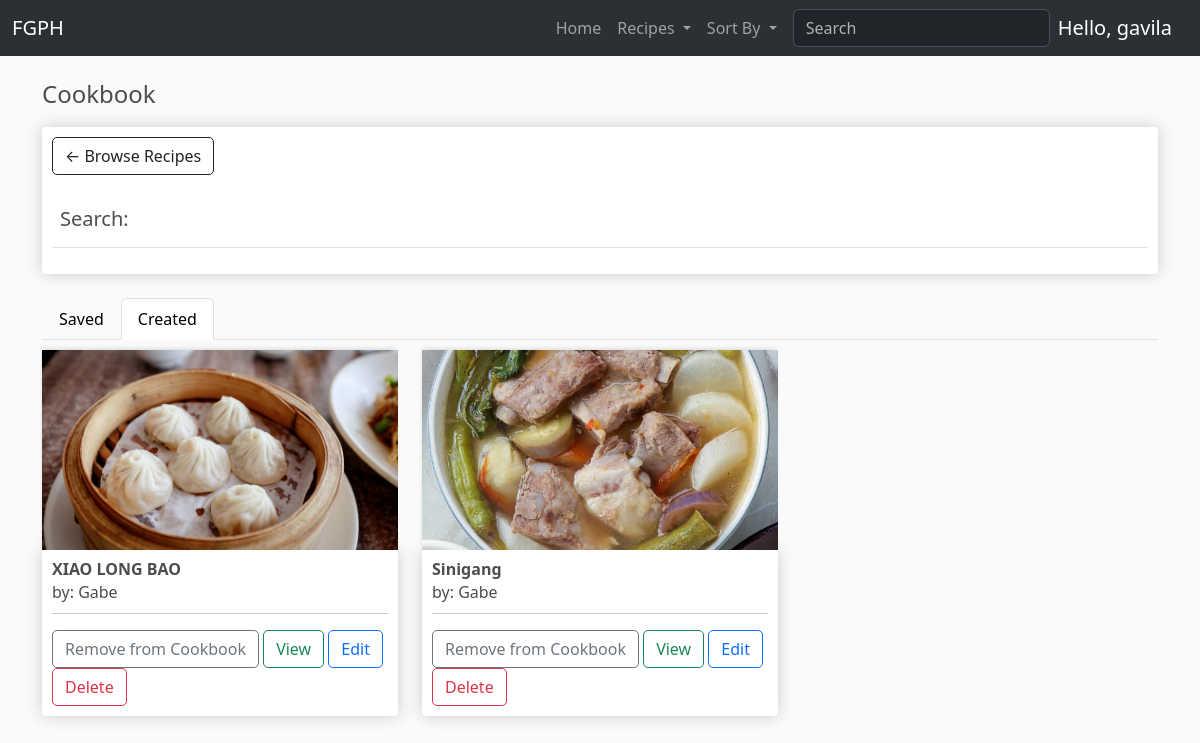
The page /cookbook/ (signed in) on the database as committed earlier.
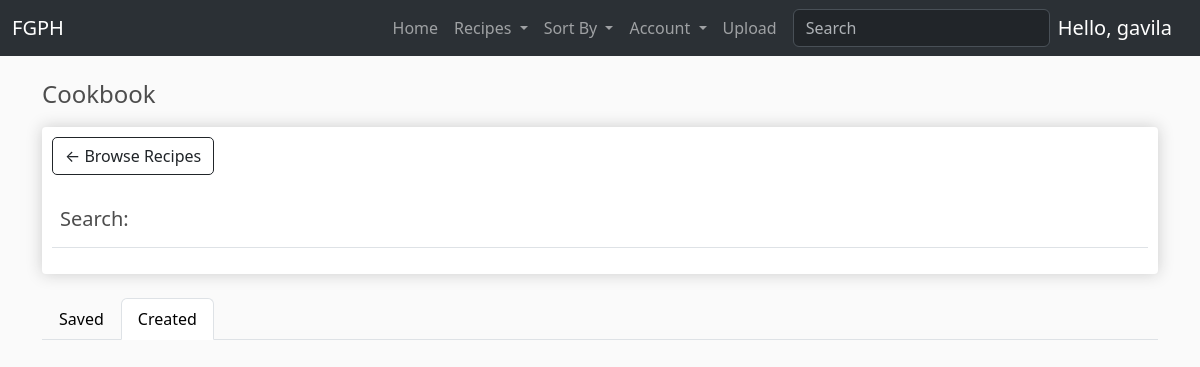
The same page on the database as committed later.
### FGPH/models.py (models this page shows, shortened)
class CookbookRecipe(models.Model):
	cookbook = models.ForeignKey(Cookbook, null=True, on_delete=models.CASCADE, related_name='recipes')
	recipe = models.ForeignKey(Recipe, null=True, on_delete=models.CASCADE)

class Recipe(models.Model):
	author = models.ForeignKey(RegisteredUser, null=True, on_delete=models.CASCADE, related_name='recipes')
	name = models.CharField(max_length=64)
	category = models.ForeignKey(Category, null=True, blank=True, on_delete=models.SET_NULL, related_name='recipes')
	tags = models.ManyToManyField(Tag)
	thumbnail = models.ImageField(default='placeholder.png')
	region = models.ForeignKey(Region, null=True, blank=True, on_delete=models.SET_NULL, related_name='recipes')
	description = models.CharField(max_length=200, null=True, blank=True)
	steps = models.JSONField(null=True)
	ingredients = models.JSONField(null=True)
	preparation_time = models.CharField(max_length=64, null=True, blank=True)
	serving_size = models.IntegerField(
		null=True,
		blank=True,
        validators=[
            MaxValueValidator(500),
            MinValueValidator(1)
        ]
    )
	date_created = models.DateTimeField(auto_now_add=True, null=True)
	date_modified = models.DateTimeField(auto_now=True, null=True)
	@property
	def recipeSteps(self):
		return json.loads(self.steps)

class RegisteredUser(models.Model):
	user = models.OneToOneField(User, null=True, blank=True, on_delete=models.CASCADE)
	name = models.CharField(max_length=200, null=True)
	email = models.CharField(max_length=200)
	title = models.CharField(default="", max_length=200, blank=True)
	profile_pic = models.ImageField(default="pfp.png", null=True, blank=True)
	date_created = models.DateTimeField(auto_now_add=True, null=True)
	def __str__(self):
	    return str(self.name)

### FGPH/views.py (the view)
# urls.py: path("cookbook/", views.cookbook, name='cookbook'),
@login_required(login_url='FGPH:login')
def cookbook(request):
    if request.user.is_authenticated:
        cookbookAuthor = request.user.registereduser
        cookbook, created = Cookbook.objects.get_or_create(cookbookAuthor=cookbookAuthor)
        cookbookRecipes = cookbook.recipes.all()
    else:
        cookbookRecipes = []
    context = {'cookbookRecipes': cookbookRecipes}
    return render(request, 'FGPH/cookbook.html', context)

### FGPH/templatetags/get_group.py (called while the page is built)
@register.filter(name='has_group')
def has_group(user, group_name):
    return user.groups.filter(name=group_name).exists()

### FGPH/templates/FGPH/cookbook.html
{% extends 'FGPH/template.html' %}
{% load static %}
{% block content %}
<h4>Cookbook</h4>
<div class="row">
    <div class="col-lg-12">
        <div class="box-element">
            <a  class="btn btn-outline-dark" href="{% url 'FGPH:home' %}">&#x2190; Browse Recipes</a>
            <br>
            <br>
            <table class="table">
                <tr>
                    <th><h5>Search: </h5></th>
                </tr>
            </table>
        </div>
        <br>
    </div>
</div>
<ul class="nav nav-tabs">
    <li class="nav-item">
        <a class="nav-link" style="color: black;">Saved</a>
    </li>
    <li class="nav-item">
        <a class="nav-link active" style="color: black;">Created</a>
    </li>
</ul>
<div class="row">
    {% for cookbookRecipe in cookbookRecipes %}
		<div class="col-lg-4">
			<img class="thumbnail" src="{{ cookbookRecipe.recipe.thumbnail.url }}">
			<div class="box-element product">
				<h6><strong>{{ cookbookRecipe.recipe.name }}</strong></h6>
				<h6 style="line-height: 10px;">by: {{ cookbookRecipe.recipe.author }}</h6>
				<hr>
				<button data-recipe="{{ cookbookRecipe.recipe.id }}" data-action="remove" class="btn btn-outline-secondary remove-recipe">Remove from Cookbook</button>
				<a href="{% url 'FGPH:recipe' cookbookRecipe.recipe.id %}" class="btn btn-outline-success">View</a>
                <a href="{% url 'FGPH:editRecipe' cookbookRecipe.recipe.id %}" class="btn btn-outline-primary">Edit</a>
                <a href="{% url 'FGPH:deleteRecipe' cookbookRecipe.recipe.id %}" class="btn btn-outline-danger">Delete</a>
			</div>
		</div>
	{% endfor %}
</div>
{% endblock content %}

### FGPH/templates/FGPH/sections/navbar.html (shortened to what this page needs)
{% load get_group %}
<nav class="navbar navbar-expand-lg bg-body-tertiary" data-bs-theme="dark">
  <div class="container-fluid">
    <a class="navbar-brand" href="{% url 'FGPH:home' %}">FGPH</a>
    <div class="collapse navbar-collapse" id="navbarSupportedContent">
      <ul class="navbar-nav ms-auto me-2 mb-2 mb-lg-0">
        <li class="nav-item">
          <a class="nav-link" aria-current="page" href="{% url 'FGPH:home' %}">Home</a>
        </li>
        <li class="nav-item dropdown">
          <a class="nav-link dropdown-toggle" href="#" role="button" data-bs-toggle="dropdown" aria-expanded="false">
            Recipes
          </a>
        </li>
        <li class="nav-item dropdown">
          <a class="nav-link dropdown-toggle" href="#" role="button" data-bs-toggle="dropdown" aria-expanded="false">
            Sort By
          </a>
        </li>
        {% if request.user|has_group:"contributor" or request.user|has_group:"user" %}
        <li class="nav-item dropdown">
          <a class="nav-link dropdown-toggle" href="#" role="button" data-bs-toggle="dropdown" aria-expanded="false">
            Account
          </a>
        </li>
        {% endif %}
        {% if request.user|has_group:"contributor" %}
        <li class="nav-item">
          <a class="nav-link" aria-current="page" href="{% url 'FGPH:uploadRecipe' %}">Upload</a>
        </li>
        {% endif %}
      </ul>
      <form class="d-flex" role="search">
        <input class="form-control me-2" type="search" placeholder="Search" aria-label="Search">
      </form>
      {% if request.user.is_authenticated %}
      <div style="text-align: center;" class="">
        <a class="navbar-brand">Hello, {{ request.user.username }}</a>
      </div>
      {% else %}
      <a href="{% url 'FGPH:login' %}" class="btn btn-outline-warning mt-2">Login</a>
      {% endif %}
    </div>
  </div>
</nav>

Rows that differ between the two databases and show on the page:
removed CookbookRecipe: recipe.thumbnail (picture), recipe.name "XIAO LONG BAO", recipe.author "Gabe"
removed CookbookRecipe: recipe.thumbnail (picture), recipe.name "Sinigang", recipe.author "Gabe"
Other text that changed with them:
text now shown: "Account Upload"
